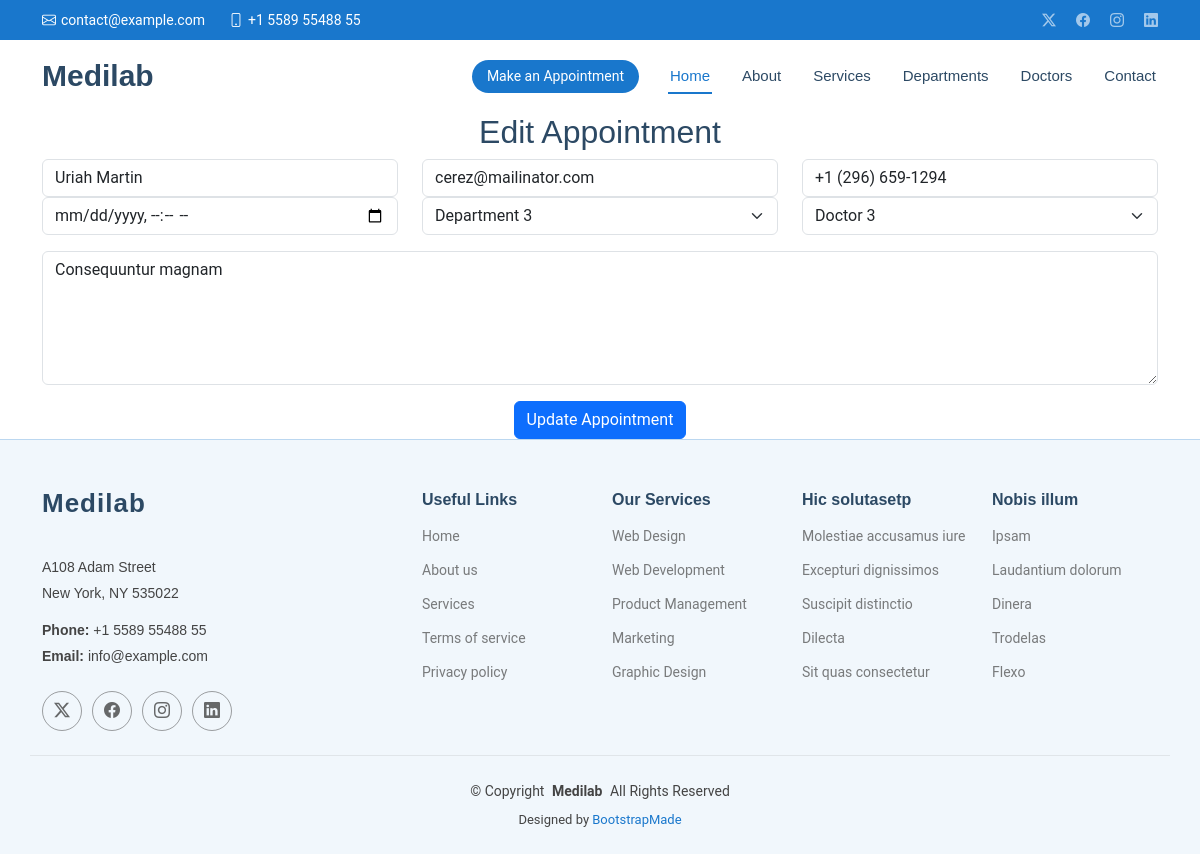
The page /edit-appointment/31/ on the database as committed earlier.
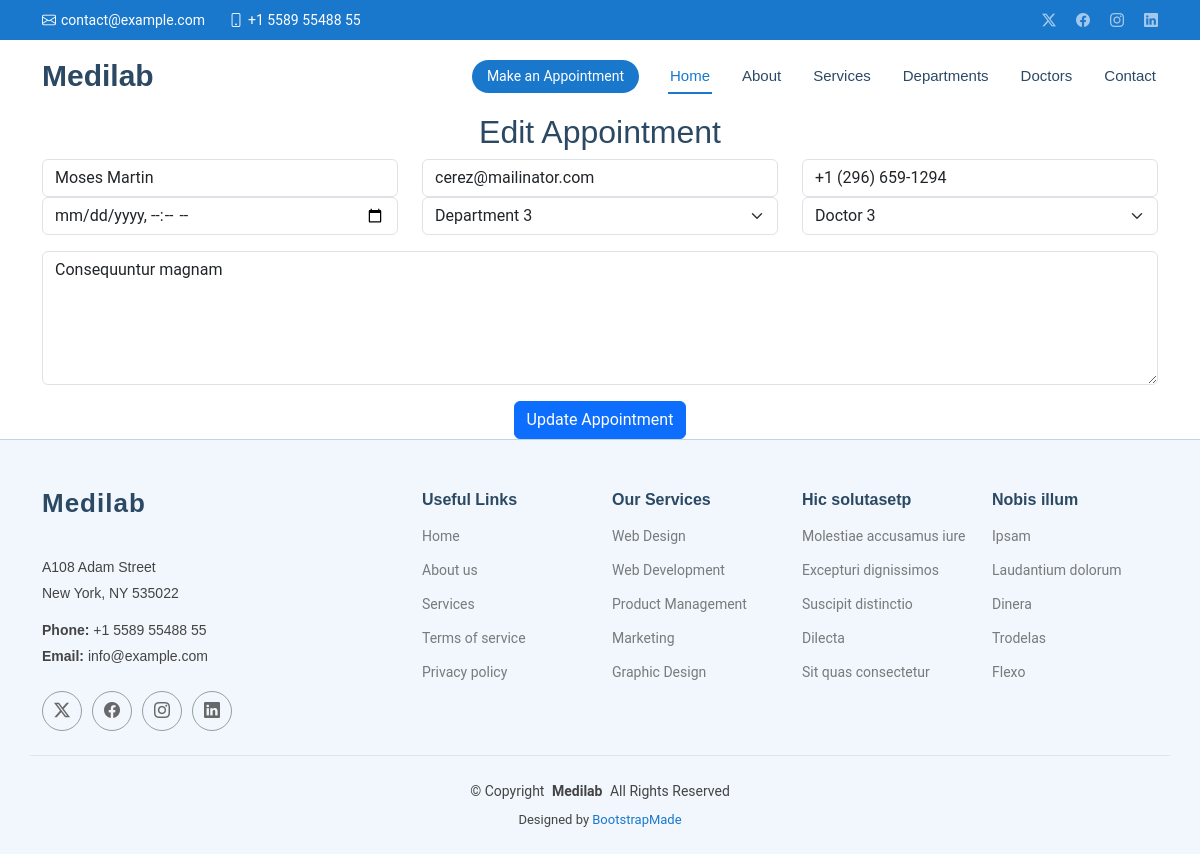
The same page on the database as committed later.
### medilabApp/models.py (models this page shows, shortened)
class Appointment(models.Model):
    name = models.CharField(max_length=100)
    email = models.EmailField()
    phone = models.CharField(max_length=15)
    date = models.DateTimeField()  # Ensure this field is either naive or aware, depending on your setting.
    department = models.CharField(max_length=100)
    doctor = models.CharField(max_length=100)
    message = models.TextField()

### medilabApp/views.py (the view, shortened to what this page needs)
# urls.py: path('edit-appointment/<int:appoint_id>/', views.edit_appointment, name='edit_appointment'),
def edit_appointment(request, appoint_id):
    try:
        appointment = Appointment.objects.get(id=appoint_id)
    except Appointment.DoesNotExist:
        raise Http404("Appointment not found")
    return render(request, 'edit-appointment.html', {
        'appointment': appointment,
        'success': False
    })

### templates/edit-appointment.html (shortened to what this page needs)
{% extends 'starter-page.html' %}
{% load static %}
{% block body %}
<div class="container">
    <h2 class="text-center">Edit Appointment</h2>
    <form method="POST">
        <div class="row">
            <div class="col-md-4 form-group">
                <input type="text" name="name" class="form-control" value="{{ appointment.name }}" required>
            </div>
            <div class="col-md-4 form-group">
                <input type="email" class="form-control" name="email" value="{{ appointment.email }}" required>
            </div>
            <div class="col-md-4 form-group">
                <input type="tel" class="form-control" name="phone" value="{{ appointment.phone }}" required>
            </div>
        </div>
        <div class="row">
            <div class="col-md-4 form-group">
                <input type="datetime-local" name="date" class="form-control" value="{{ appointment.date }}" required>
            </div>
            <div class="col-md-4 form-group">
                <select name="department" class="form-select" required>
                    <option value="{{ appointment.department }}" selected>{{ appointment.department }}</option>
                </select>
            </div>
            <div class="col-md-4 form-group">
                <select name="doctor" class="form-select" required>
                    <option value="{{ appointment.doctor }}" selected>{{ appointment.doctor }}</option>
                </select>
            </div>
        </div>
        <div class="form-group mt-3">
            <textarea class="form-control" name="message" rows="5" placeholder="Message (Optional)">{{ appointment.message }}</textarea>
        </div>
        <div class="text-center mt-3">
            <button type="submit" class="btn btn-primary">Update Appointment</button>
        </div>
    </form>
</div>
{% endblock %}

Rows that differ between the two databases and show on the page:
changed Appointment "cerez@mailinator.com": name "Uriah Martin" → "Moses Martin"
